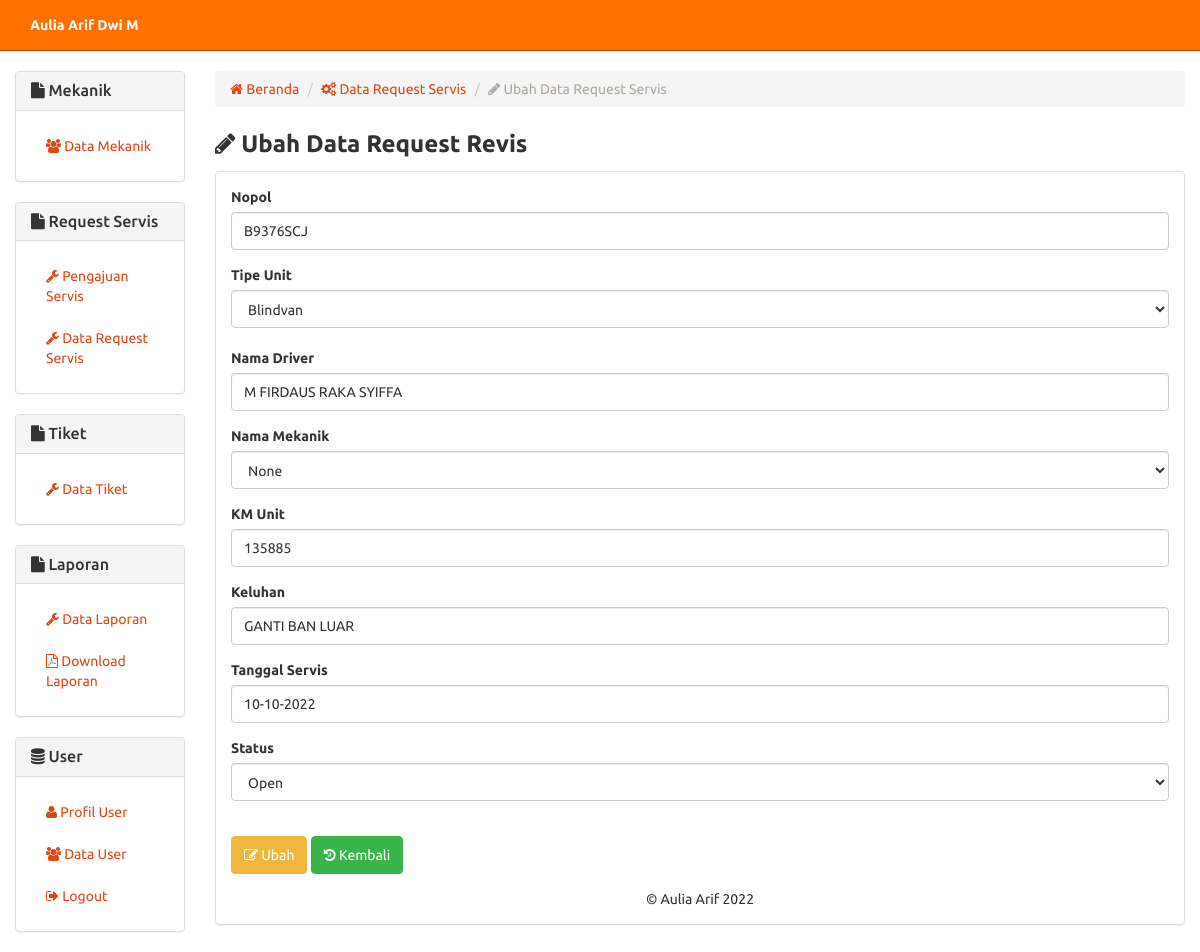
Screenshot of /request-ubah.php?id=10 (signed in) with the database file from the repository.
### tables this page shows
CREATE TABLE `tiket` (
  `no_tiket` int(5) NOT NULL,
  `nopol` varchar(10) NOT NULL,
  `tipe_unit` varchar(10) NOT NULL,
  `nama_driver` varchar(30) NOT NULL,
  `nama_mekanik` varchar(30) DEFAULT NULL,
  `km_unit` varchar(6) NOT NULL,
  `keluhan` varchar(200) NOT NULL,
  `tanggal_servis` varchar(15) DEFAULT NULL,
  `status` varchar(10) NOT NULL
);

### includes/request.inc.php (called while the page is built, shortened)
<?php
class Request
{
	private $conn;
	private $table_name = "tiket";
	public $id;
	public function __construct($db)
	{
		$this->conn = $db;
	}
	function readOne()
	{
		$query = "SELECT * FROM " . $this->table_name . " WHERE no_tiket=?";
		$stmt = $this->conn->prepare($query);
		$stmt->bindParam(1, $this->id);
		$stmt->execute();
		$row = $stmt->fetch(PDO::FETCH_ASSOC);
		$this->id = $row['no_tiket'];
		$this->nopol = $row['nopol'];
		$this->nama_driver = $row['nama_driver'];
		$this->nama_mekanik = $row['nama_mekanik'];
		$this->km_unit = $row['km_unit'];
		$this->keluhan = $row['keluhan'];
		$this->tanggal_servis = $row['tanggal_servis'];
	}
}

### request-ubah.php (the view, shortened to what this page needs)
<?php
include_once 'header.php';
$id = isset($_GET['id']) ? $_GET['id'] : die('ERROR: missing ID.');
include_once 'includes/request.inc.php';
$eks = new Request($db);
$eks->id = $id;
$eks->readOne();
?>
		<div class="row">
		  <div class="col-xs-12 col-sm-12 col-md-2">
			<?php
			include_once 'sidebar.php';
			?>
		  </div>
		  <div class="col-xs-12 col-sm-12 col-md-10">
		  <ol class="breadcrumb">
			  <li><a href="index.php"><span class="fa fa-home"></span> Beranda</a></li>
			  <li><a href="request.php"><span class="fa fa-gears"></span> Data Request Servis</a></li>
			  <li class="active"><span class="fa fa-pencil"></span> Ubah Data Request Servis</li>
			</ol>
		  	<p style="margin-bottom:10px;">
		  		<strong style="font-size:18pt;"><span class="fa fa-pencil"></span> Ubah Data Request Revis</strong>
		  	</p>
		  	<div class="panel panel-default">
		<div class="panel-body">
				<form method="post">
				  <div class="form-group">
				    <label for="nopol">Nopol</label>
				    <input type="text" class="form-control" id="nopol" name="nopol" value="<?php echo $eks->nopol; ?>">
				  </div>
				  <div class="form-group">
				    <label for="tipe_unit">Tipe Unit</label>
				    <select class="form-control" id="tipe_unit" name="tipe_unit" required>
					<option value="Blindvan">Blindvan</option>
					</select>
<br>
				  <div class="form-group">
				    <label for="nama_driver">Nama Driver</label>
				    <input type="text" class="form-control" id="nama_driver" name="nama_driver" value="<?php echo $eks->nama_driver; ?>">
				  </div>
				  <div class="form-group">
				    <label for="nama_mekanik">Nama Mekanik</label>
				    <select class="form-control" id="nama_mekanik" name="nama_mekanik" value="<?php echo $eks->nama_mekanik; ?>">
					<?php
					$conn = mysqli_connect("localhost", "root", "", "tiket_spx");
					$result = mysqli_query($conn, "SELECT * FROM mekanik");
					print_r($result);
					?>
					<?php
					while ($row = mysqli_fetch_array($result)) {
					?>
 					<option value="<?= $row["nama_mekanik"]; ?>"><?= $row["nama_mekanik"]; ?></option>
					<?php
					}
					?>
					</select>
				  </div>
				  <div class="form-group">
				    <label for="km_unit">KM Unit</label>
				    <input type="text" class="form-control" id="km_unit" name="km_unit" value="<?php echo $eks->km_unit; ?>">
				  </div>
				  <div class="form-group">
				    <label for="keluhan">Keluhan</label>
				    <input type="text" class="form-control" id="keluhan" name="keluhan" value="<?php echo $eks->keluhan; ?>">
				  </div>
				  <div class="form-group">
				    <label for="tanggal_servis">Tanggal Servis</label>
				    <input type="text" class="form-control" id="tanggal_servis" name="tanggal_servis" value="<?php echo $eks->tanggal_servis; ?>">
				  </div>
				  <div class="form-group">
				    <label for="status">Status</label>
				    <select class="form-control" id="status" name="status" required>
					<option value="Open">Open</option>
					</select>
				</div>
<br>
				  <button type="submit" class="btn btn-warning"><span class="fa fa-edit"></span> Ubah</button>
				  <button type="button" onclick="location.href='request.php'" class="btn btn-success"><span class="fa fa-history"></span> Kembali</button>
				</form>
		</div>
		<?php
include_once 'footer.php';
?>

### rows the page displays
tiket: nopol "B9376SCJ", nama_driver "M FIRDAUS RAKA SYIFFA", km_unit "135885", keluhan "GANTI BAN LUAR", tanggal_servis "10-10-2022"

### other values shown
$_SESSION['nama_user'] "Aulia Arif Dwi M"
form field nama_mekanik "None"
